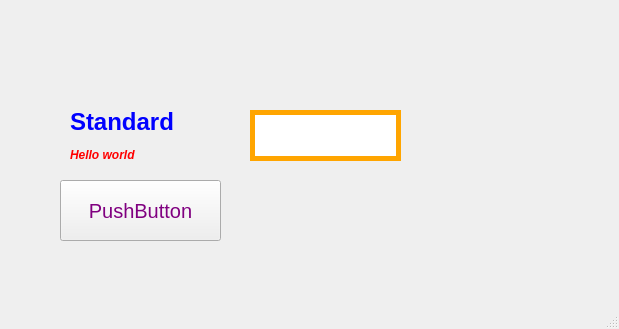
<?xml version="1.0" encoding="UTF-8"?>
<ui version="4.0">
 <class>MainWindow</class>
 <widget class="QMainWindow" name="MainWindow">
  <property name="geometry">
   <rect>
    <x>0</x>
    <y>0</y>
    <width>619</width>
    <height>329</height>
   </rect>
  </property>
  <property name="windowTitle">
   <string>MainWindow</string>
  </property>
  <widget class="QWidget" name="centralwidget">
   <widget class="QLabel" name="label">
    <property name="geometry">
     <rect>
      <x>70</x>
      <y>90</y>
      <width>251</width>
      <height>91</height>
     </rect>
    </property>
    <property name="text">
     <string>&lt;h1&gt;&lt;font color = blue&gt;Standard&lt;/font&gt;&lt;/h1&gt;
&lt;i&gt;&lt;b&gt;&lt;font color = red&gt;Hello world&lt;/font&gt;&lt;/b&gt;&lt;/i&gt;

</string>
    </property>
   </widget>
   <widget class="QPushButton" name="pushButton">
    <property name="geometry">
     <rect>
      <x>60</x>
      <y>180</y>
      <width>161</width>
      <height>61</height>
     </rect>
    </property>
    <property name="styleSheet">
     <string notr="true">color:purple;
font: bold italic large &quot;URW Bookman&quot;;
font-size: 20px;</string>
    </property>
    <property name="text">
     <string>PushButton</string>
    </property>
   </widget>
   <widget class="QLineEdit" name="lineEdit">
    <property name="geometry">
     <rect>
      <x>250</x>
      <y>110</y>
      <width>151</width>
      <height>51</height>
     </rect>
    </property>
    <property name="styleSheet">
     <string notr="true">border-width:5px;
border-style:solid;
border-color:orange;</string>
    </property>
   </widget>
  </widget>
  <widget class="QMenuBar" name="menubar">
   <property name="geometry">
    <rect>
     <x>0</x>
     <y>0</y>
     <width>619</width>
     <height>22</height>
    </rect>
   </property>
  </widget>
  <widget class="QStatusBar" name="statusbar"/>
 </widget>
 <resources/>
 <connections/>
</ui>
